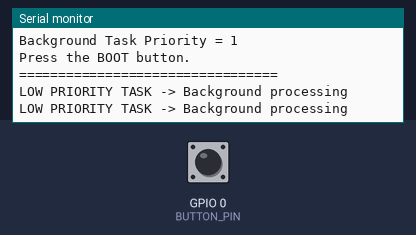
A sketch run on a simulated ESP32. On the bench: the last lines printed to the serial monitor. The inputs (shaded band) are chosen by the test bench; at power-on: GPIO 0 (BUTTON_PIN) HIGH.

Above: at 2.2 s.
2.3 s: GPIO 0 (BUTTON_PIN) pulled LOW for 0.15 s
At 2.8 s:
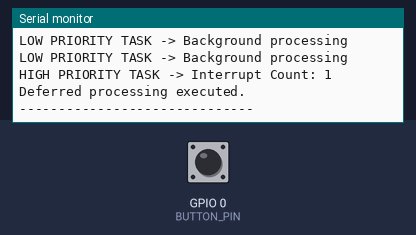
3.9 s: GPIO 0 (BUTTON_PIN) pulled LOW for 1 s
At 4.02 s:
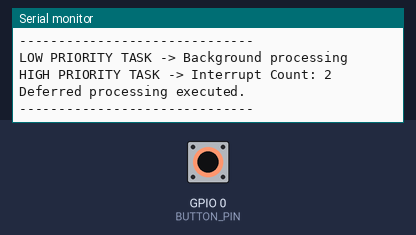
6.4 s: GPIO 0 (BUTTON_PIN) pulled LOW for 0.15 s
At 6.9 s:
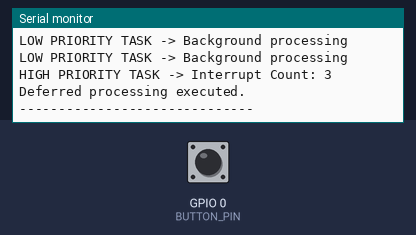

The sketch:

Exp15_ISR_Deferred_Processing.ino
```cpp
#include <Arduino.h>
#include "freertos/FreeRTOS.h"
#include "freertos/task.h"

// ECA14 Experiment 15 – GPIO0/BOOT interrupt with deferred task processing.
#define BUTTON_PIN 0

TaskHandle_t InterruptTaskHandle = nullptr;
volatile uint32_t interruptCount = 0;

void IRAM_ATTR ButtonISR() {
  ++interruptCount;
  BaseType_t higherPriorityTaskWoken = pdFALSE;
  if (InterruptTaskHandle != nullptr) {
    vTaskNotifyGiveFromISR(InterruptTaskHandle, &higherPriorityTaskWoken);
    if (higherPriorityTaskWoken == pdTRUE) {
      portYIELD_FROM_ISR();
    }
  }
}

void InterruptTask(void *parameter) {
  (void)parameter;
  for (;;) {
    ulTaskNotifyTake(pdTRUE, portMAX_DELAY);
    uint32_t countSnapshot = interruptCount;
    Serial.print("HIGH PRIORITY TASK -> Interrupt Count: ");
    Serial.println((unsigned long)countSnapshot);
    Serial.println("Deferred processing executed.");
    Serial.println("------------------------------");
  }
}

void BackgroundTask(void *parameter) {
  (void)parameter;
  for (;;) {
    Serial.println("LOW PRIORITY TASK -> Background processing");
    vTaskDelay(pdMS_TO_TICKS(1000));
  }
}

void setup() {
  Serial.begin(115200);
  delay(1000);
  pinMode(BUTTON_PIN, INPUT_PULLUP);

  Serial.println("=================================");
  Serial.println(" ISR PRIORITY AND DEFERRED PROCESSING");
  Serial.println("=================================");

  if (xTaskCreate(InterruptTask, "InterruptTask", 2048, nullptr, 3,
                  &InterruptTaskHandle) != pdPASS) {
    Serial.println("ERROR: Interrupt task creation failed");
    while (true) delay(1000);
  }

  if (xTaskCreate(BackgroundTask, "BackgroundTask", 2048, nullptr, 1,
                  nullptr) != pdPASS) {
    Serial.println("ERROR: Background task creation failed");
    while (true) delay(1000);
  }

  attachInterrupt(digitalPinToInterrupt(BUTTON_PIN), ButtonISR, FALLING);
  Serial.println("Interrupt configured on GPIO 0.");
  Serial.println("Interrupt Task Priority = 3");
  Serial.println("Background Task Priority = 1");
  Serial.println("Press the BOOT button.");
  Serial.println("=================================");
}

void loop() {
  vTaskDelay(pdMS_TO_TICKS(1000));
}
```

Measured:
- after the input at 2.3 s, the serial monitor: prints a new line at once (image 1)
- after the input at 3.9 s, the serial monitor: prints a new line at once (image 2)
- after the input at 6.4 s, the serial monitor: prints a new line at once (image 3)
